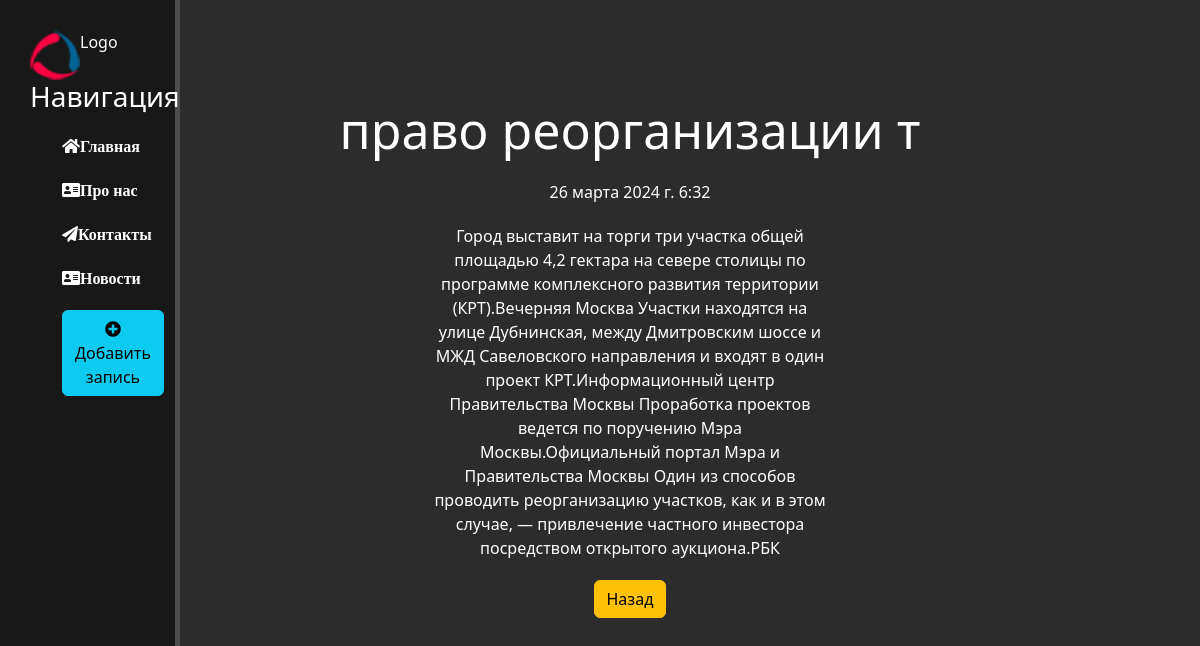
The page /news/2 on the database its author committed.
### news/models.py (models this page shows, shortened)
class Articles(models.Model):
    title = models.CharField('Название', max_length=50)
    anons = models.CharField('Анонс', max_length=250)
    full_text = models.TextField('Статья')
    date = models.DateTimeField('Дата публикации')
    class Meta:
        verbose_name = "Новость"
        verbose_name_plural = "Новости"

### news/views.py (the view)
# urls.py: path('<int:pk>',views.NewsDetailView.as_view(), name='news-detail'),
class NewsDetailView(DetailView):
    model = Articles
    template_name = 'news/details_view.html'
    context_object_name = 'article'

### news/templates/news/details_view.html (shortened to what this page needs)
{% extends 'main/layout.html' %}
{% block  content %}
   <div class="features">
       <h1>{{article.title}}</h1>
       <p>{{article.date}}</p>
       <p>{{article.full_text}}</p>
       <a href="{% url 'news_home' %}" ><button class ="btn btn-warning"> Назад </button></a>
   </div>
{% endblock %}

### main/static/main/css/main.css (style rules this page uses)
body { background: #2c2c2c; }
main .features { float:left; color:#ffffff; margin-top: 100px; text-align: center; width: 75%; }
main .features h1 { font-size:50px; }
main .features p { max-width:400px; margin: 20px auto }

### rows shown on the page
Articles: title "право реорганизации т", date "26 марта 2024 г. 6:32", full_text "Город выставит на торги три участка общей площадью 4,2 гектара на севере столицы по программе комплексного развития территории (КРТ).Вечерняя Москва Участки находятся на улице Дубнинская, между Дмитровским шоссе и МЖД Савеловского направления и входят в один проект КРТ.Информационный центр Правительства Москвы Проработка проектов ведется по поручению Мэра Москвы.Официальный портал Мэра и Правительства Москвы Один из способов проводить реорганизацию участков, как и в этом случае, — привлечение частного инвестора посредством открытого аукциона.РБК"
